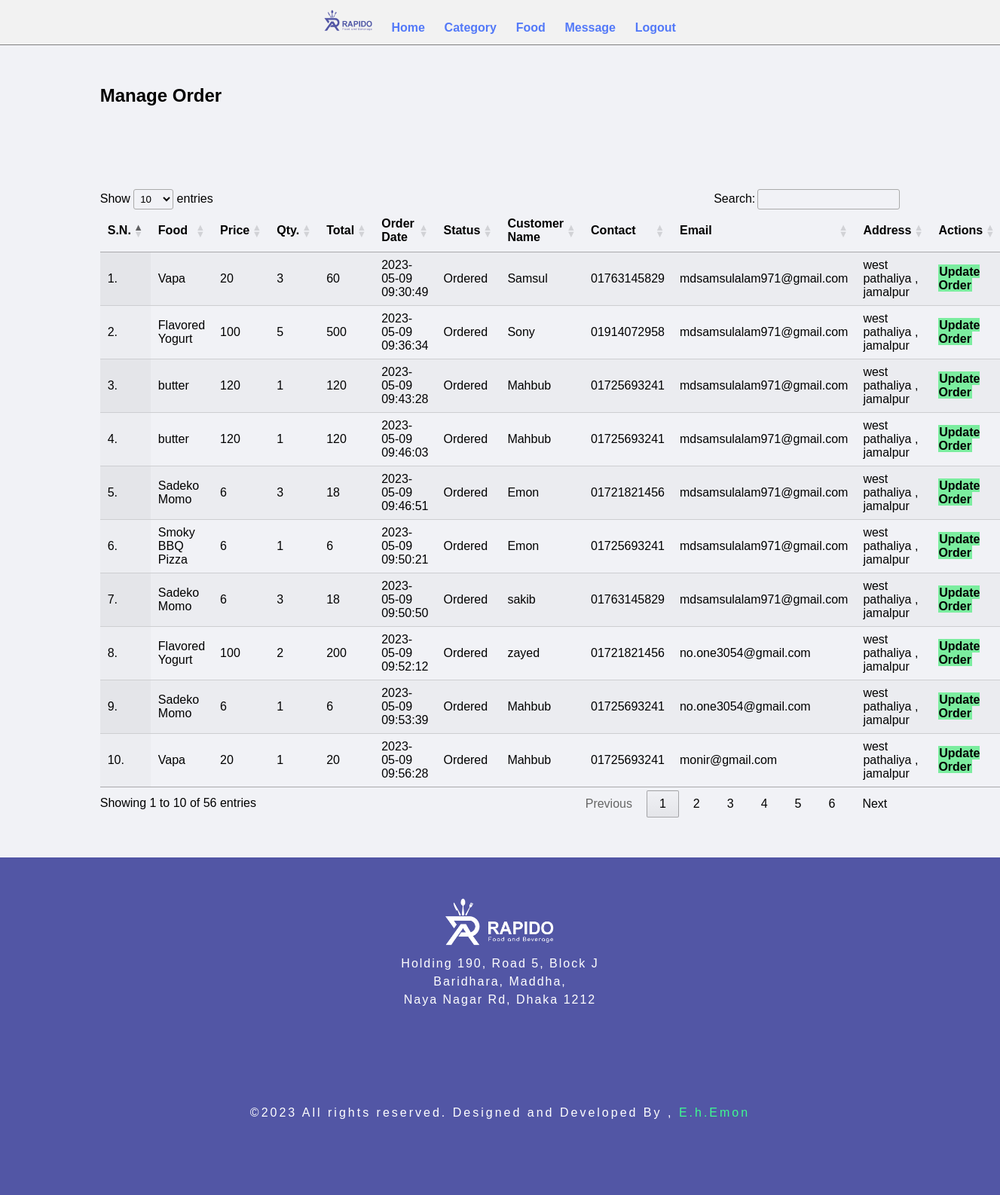
The page /admin/manage-order.php (signed in) on the database its author committed.
### tables this page shows
CREATE TABLE `tbl_order` (
  `id` int(10) unsigned NOT NULL AUTO_INCREMENT,
  `food` varchar(150) NOT NULL,
  `price` int(11) NOT NULL,
  `qty` int(11) NOT NULL,
  `total` int(11) NOT NULL,
  `order_date` datetime NOT NULL,
  `status` varchar(50) NOT NULL,
  `customer_name` varchar(150) NOT NULL,
  `customer_contact` varchar(20) NOT NULL,
  `customer_email` varchar(150) NOT NULL,
  `customer_address` varchar(255) NOT NULL,
  `order_from` varchar(255) DEFAULT NULL,
  `who_updated` varchar(100) DEFAULT NULL,
  `our_location` varchar(100) DEFAULT NULL,
  PRIMARY KEY (`id`)
);

### admin/manage-order.php (the view, shortened to what this page needs)
<?php include('partials/menu.php'); ?>
<div class="main-content">
    <div class="wrapper">
        <h1>Manage Order</h1>
        <br /><br /><br />
        <br><br>
        <table id="example" class="display " style="width:100%">
            <thead>
                <tr>
                    <th>S.N.</th>
                    <th>Food</th>
                    <th>Price</th>
                    <th>Qty.</th>
                    <th>Total</th>
                    <th>Order Date</th>
                    <th>Status</th>
                    <th>Customer Name</th>
                    <th>Contact</th>
                    <th>Email</th>
                    <th>Address</th>
                    <th>Actions</th>
                </tr>
            </thead>
            <tbody>
                <?php
                $sql = "SELECT * FROM `tbl_order`
                ORDER BY CASE WHEN `status` = 'Ordered' THEN 0 ELSE 1 END, STATUS DESC;";
                $res = mysqli_query($conn, $sql);
                $count = mysqli_num_rows($res);
                $sn = 1;
                if ($count > 0) {
                    while ($row = mysqli_fetch_assoc($res)) {
                        $id = $row['id'];
                        $food = $row['food'];
                        $price = $row['price'];
                        $qty = $row['qty'];
                        $total = $row['total'];
                        $order_date = $row['order_date'];
                        $status = $row['status'];
                        $customer_name = $row['customer_name'];
                        $customer_contact = $row['customer_contact'];
                        $customer_email = $row['customer_email'];
                        $customer_address = $row['customer_address'];
                ?>
                        <tr style=" ">
                            <td><?php echo $sn++; ?>. </td>
                            <td><?php echo $food; ?></td>
                            <td><?php echo $price; ?></td>
                            <td><?php echo $qty; ?></td>
                            <td><?php echo $total; ?></td>
                            <td><?php echo $order_date; ?></td>
                            <td>
                                <?php
                                if ($status == "Ordered") {
                                    echo "<label>$status</label>";
                                } elseif ($status == "On Delivery") {
                                    echo "<label style='color: orange;'>$status</label>";
                                } elseif ($status == "Delivered") {
                                    echo "<label style='color: green;'>$status</label>";
                                } elseif ($status == "Cancelled") {
                                    echo "<label style='color: red;'>$status</label>";
                                }
                                ?>
                            </td>
                            <td><?php echo $customer_name; ?></td>
                            <td><?php echo $customer_contact; ?></td>
                            <td><?php echo $customer_email; ?></td>
                            <td><?php echo $customer_address; ?></td>
                            <td>
                                <a href="<?php echo SITEURL; ?>admin/update-order.php?id=<?php echo $id; ?>" class="btn-secondary">Update Order</a>
                            </td>
                        </tr>
                <?php
                    }
                } else {
                    echo "<tr><td colspan='12' class='error'>Orders not Available</td></tr>";
                }
                ?>
        </table>
    </div>
</div>
<?php include('partials/footer.php'); ?>

### css/admin.css (style rules this page uses)
* { margin: 0; padding: 0; font-family: Arial, Helvetica, sans-serif; }
.wrapper { padding: 1%; width: 80%; margin: 0 auto; }
table tr th { border-bottom: 1px solid black; padding: 1%; text-align: left; }
table tr td { padding: 1%; }
.btn-secondary { background-color: #7bed9f; padding: 1%; color: black; text-decoration: none; font-weight: bold; }
.main-content { background-color: #f1f2f6; padding: 3% 0; }

### admin/partials/menu.php (style rules this page uses)
body { font-family: Arial, sans-serif; background-color: #f2f2f2; }
h1 { font-size: 24px; margin-bottom: 20px; }

### rows shown on the page
tbl_order: food "Vapa", price "20", qty "3", total "60", order_date "2023-05-09 09:30:49", status "Ordered", customer_name "Samsul", customer_contact "01763145829", customer_email "mdsamsulalam971@gmail.com", customer_address "west pathaliya , jamalpur"
tbl_order: food "Flavored Yogurt", price "100", qty "5", total "500", order_date "2023-05-09 09:36:34", status "Ordered", customer_name "Sony", customer_contact "01914072958", customer_email "mdsamsulalam971@gmail.com", customer_address "west pathaliya , jamalpur"
tbl_order: food "butter", price "120", qty "1", total "120", order_date "2023-05-09 09:43:28", status "Ordered", customer_name "Mahbub", customer_contact "01725693241", customer_email "mdsamsulalam971@gmail.com", customer_address "west pathaliya , jamalpur"
tbl_order: food "butter", price "120", qty "1", total "120", order_date "2023-05-09 09:46:03", status "Ordered", customer_name "Mahbub", customer_contact "01725693241", customer_email "mdsamsulalam971@gmail.com", customer_address "west pathaliya , jamalpur"
tbl_order: food "Sadeko Momo", price "6", qty "3", total "18", order_date "2023-05-09 09:46:51", status "Ordered", customer_name "Emon", customer_contact "01721821456", customer_email "mdsamsulalam971@gmail.com", customer_address "west pathaliya , jamalpur"
tbl_order: food "Smoky BBQ Pizza", price "6", qty "1", total "6", order_date "2023-05-09 09:50:21", status "Ordered", customer_name "Emon", customer_contact "01725693241", customer_email "mdsamsulalam971@gmail.com", customer_address "west pathaliya , jamalpur"
tbl_order: food "Sadeko Momo", price "6", qty "3", total "18", order_date "2023-05-09 09:50:50", status "Ordered", customer_name "sakib", customer_contact "01763145829", customer_email "mdsamsulalam971@gmail.com", customer_address "west pathaliya , jamalpur"
tbl_order: food "Flavored Yogurt", price "100", qty "2", total "200", order_date "2023-05-09 09:52:12", status "Ordered", customer_name "zayed", customer_contact "01721821456", customer_email "no.one3054@gmail.com", customer_address "west pathaliya , jamalpur"
tbl_order: food "Sadeko Momo", price "6", qty "1", total "6", order_date "2023-05-09 09:53:39", status "Ordered", customer_name "Mahbub", customer_contact "01725693241", customer_email "no.one3054@gmail.com", customer_address "west pathaliya , jamalpur"
tbl_order: food "Vapa", price "20", qty "1", total "20", order_date "2023-05-09 09:56:28", status "Ordered", customer_name "Mahbub", customer_contact "01725693241", customer_email "monir@gmail.com", customer_address "west pathaliya , jamalpur"
